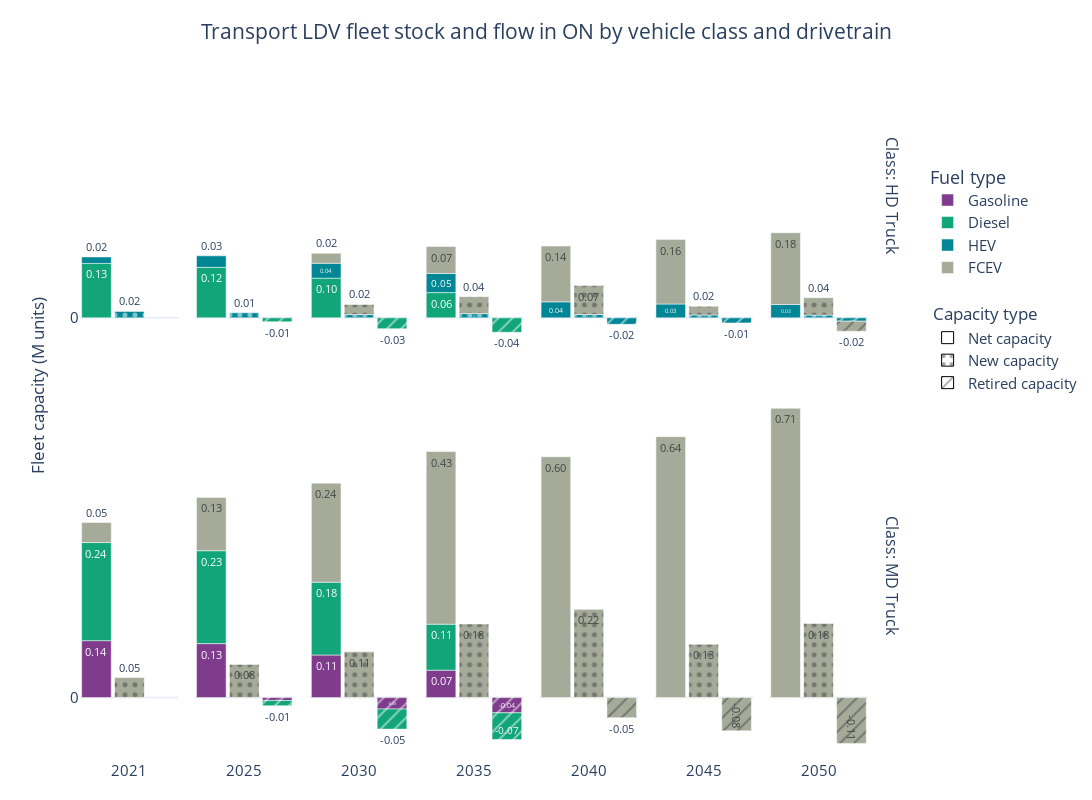

The notebook cell saved with this chart:
### Code cell
fig = px.bar(cap, x='cap type', y='capacity', color='fuel', 
            pattern_shape='cap type', pattern_shape_sequence=["", ".", "/"],
            facet_col='vintage', facet_col_spacing=2E-2, 
            facet_row='mode', facet_row_spacing=1E-2,
            category_orders={"cap type": ["net capacity", "new capacity", "retired cap"],
                             "fuel": ['Gasoline', 'Diesel', 'CNG', 'BEV150', 'BEV200', 'BEV300', 'BEV400', 'HEV', 'PHEV35', 'PHEV50', 'FCEV']},
            # labels={'capacity': 'Fleet capacity (M units)', 'fuel': 'Fuel type'},
            template='plotly_white', orientation='v', color_discrete_sequence=px.colors.qualitative.Bold,
            text_auto='.2f',
            width=1200, height=800
            )

dummy_traces = [
    dict(
        name='',  # Empty legend
        x=[None], 
        y=[None], 
        marker=dict(color='rgba(0,0,0,0)'),
        showlegend=True,
        legendgroup='Blank',
        legendgrouptitle=None
    ),
    # dict(
    #     name=' ',  # Another empty legend
    #     x=[None], 
    #     y=[None], 
    #     marker=dict(color='rgba(0,0,0,0)'),
    #     showlegend=True,
    #     legendgroup='Blank',
    #     legendgrouptitle=None   
    # ),
    dict(
        name='Net capacity',
        x=[None], 
        y=[None], 
        marker=dict(
            color='rgba(0,0,0,0)',
            line=dict(color='black', width=1),  # Thin black border
            pattern_shape=""
        ),
        showlegend=True,
        legendgroup='Capacity type',
        legendgrouptitle=dict(text="Capacity type"),
    ),
    dict(
        name='New capacity',
        x=[None], 
        y=[None], 
        marker=dict(
            color='rgba(0,0,0,0)',
            line=dict(color='black', width=1),  # Thin black border
            pattern_shape="."
        ),
        showlegend=True,
        legendgroup='Capacity type',
        legendgrouptitle=None
    ),
    dict(
        name='Retired capacity',
        x=[None], 
        y=[None], 
        marker=dict(
            color='rgba(0,0,0,0)',
            line=dict(color='black', width=1),  # Thin black border
            pattern_shape="/"
        ),
        showlegend=True,
        legendgroup='Capacity type',
        legendgrouptitle=None
    )
]

for trace in dummy_traces:
    fig.add_bar(
        x=trace['x'], 
        y=trace['y'], 
        name=trace['name'], 
        marker=trace['marker'], 
        showlegend=trace['showlegend'],
        legendgroup=trace['legendgroup'],
        legendgrouptitle=trace['legendgrouptitle']
    )

fig.update_layout(
    margin=dict(
        t=10, b=10
    ),
    title=dict(
        text='Transport LDV fleet stock and flow in ON by vehicle class and drivetrain',
        x=0.5, 
        y=0.97,
        xanchor='center',
        yanchor='top'
    ),
    yaxis_title_standoff=0,
    legend_title_text='Fuel type',
    bargap=0.1,
    legend=dict(
        orientation='v',
        # entrywidth=50,
        yanchor='top',
        y=0.8,  
        xanchor='center',
        x=1.15),
    font=dict(
        size=15)
    )

fig.for_each_trace(lambda trace: trace.update(textfont=dict(size=11)))

# fig.update_xaxes(tickvals=["net capacity", "new capacity", "retired cap"],
#                  ticktext=["Net", "New", "Retired"], 
#                  tickangle=45
#                  )

for axis in fig.layout:
    if axis.startswith('xaxis'):
        fig.layout[axis].title.text = ''
        fig.layout[axis].showticklabels = False
    if axis.startswith('yaxis'):
        fig.layout[axis].title.text = ''
        fig.layout[axis].dtick = 2

for annotation in fig.layout.annotations:
    if 'mode' in annotation.text:
        annotation.text = 'Class: ' + annotation.text.split('=')[1]
        annotation.font.size = 16
        annotation.x = 1.01
        annotation.xanchor = 'center'
    else:
        annotation.text = annotation.text.split('=')[1]
        annotation.y = 0.005
        annotation.yanchor = 'top' 

shown_legends = set()
for trace in fig.data:
    trace.name = trace.name.split(",")[0]
    if trace.name not in shown_legends:
        trace.showlegend = True
        shown_legends.add(trace.name)
    else:
        trace.showlegend = False

fig.add_annotation(
    text="Fleet capacity (M units)",
    x=-0.07,
    y=0.5,
    xref="paper",
    yref="paper",
    showarrow=False,
    textangle=-90,
    font=dict(size=17))

fig.show()

# fig.write_image("vanilla2_fleet_flow.svg", scale=1, engine='kaleido')
